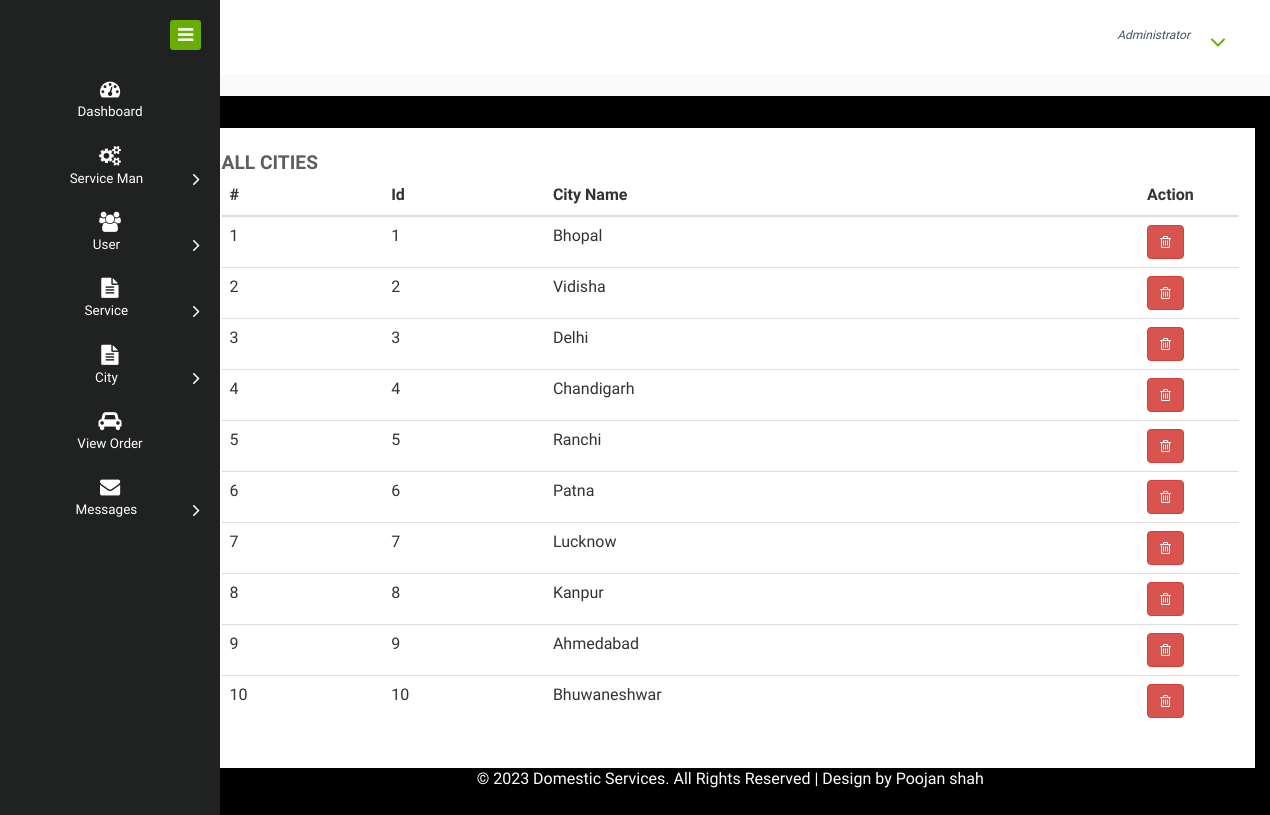
Page /view_city on the committed database.
### home_service/models.py (models this page shows, shortened)
class City(models.Model):
    city = models.CharField(max_length=30, null=True)

### home_service/views.py (the view)
# urls.py: path('view_city',View_City,name="view_city"),
def View_City(request):
    dic = notification()
    ser = City.objects.all()
    d = {'ser':ser,'new': dic['new'], 'count': dic['count']}
    return render(request,'view_city.html',d)

### home_service/views.py (called while the page is built)
def notification():
    status = Status.objects.get(status='pending')
    new = Service_Man.objects.filter(status=status)
    count=0
    for i in new:
        count+=1
    d = {'count':count,'new':new}
    return d

### home_service/templates/view_city.html
{% extends 'admin_navigation.html' %}
{% load static %}
{% block body %}
<div class="chit-chat-layer1" >
	<div class="col-md-12 chit-chat-layer1-left">
               <div class="work-progres">
                            <div class="chit-chat-heading">
                                  All Cities
                            </div>
                            <div class="table-responsive">
                                <table class="table table-hover">
                                  <thead>
                                    <tr>
                                      <th>#</th>
                                      <th>Id</th>
                                      <th>City Name</th>
                                      <th>Action</th>
                                  </tr>
                              </thead>
                              <tbody>
                              {% for i in ser %}
                                <tr>
                                  <td>{{forloop.counter}}</td>
                                  <td>{{i.id}}</td>
                                  <td>{{i.city}}</td>
                                  <td style="width:100px">
                                  <a href="{% url 'delete_city' i.id %}" ><button class="btn btn-danger" onclick="return confirm('Are you sure?')"><i class="fa fa-trash-o"></i></button></a></td>
                              </tr>
                              {% endfor %}
                          </tbody>
                      </table>
                  </div>
             </div>
      </div>
</div>
    {% endblock %}

### rows in the picture
City: id "1", city "Bhopal"
City: id "2", city "Vidisha"
City: id "3", city "Delhi"
City: id "4", city "Chandigarh"
City: id "5", city "Ranchi"
City: id "6", city "Patna"
City: id "7", city "Lucknow"
City: id "8", city "Kanpur"
City: id "9", city "Ahmedabad"
City: id "10", city "Bhuwaneshwar"
